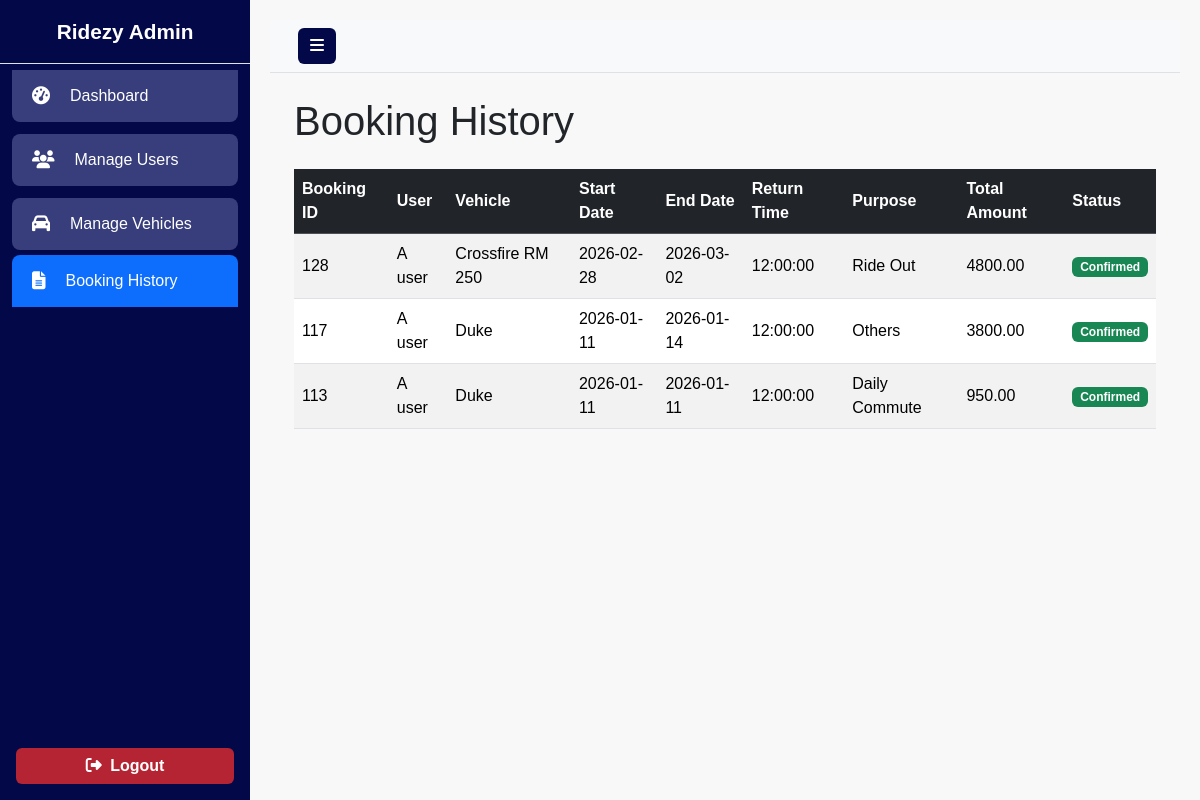
/admin/manage_bookings.php (signed in), run on the app's committed database.
### tables this page shows
CREATE TABLE `bookings` (
  `booking_id` int(11) NOT NULL,
  `user_id` int(11) NOT NULL,
  `vehicle_id` int(11) NOT NULL,
  `start_date` date NOT NULL,
  `end_date` date NOT NULL,
  `return_time` time NOT NULL,
  `purpose` varchar(255) NOT NULL,
  `total_amount` decimal(10,2) NOT NULL,
  `status` enum('Pending','Confirmed','Cancelled','Rejected') NOT NULL DEFAULT 'Pending',
  `notify_approved` tinyint(1) DEFAULT 0,
  `payment_status` enum('Pending','Paid') DEFAULT 'Pending',
  `returned_status` enum('Not Returned','Returned') DEFAULT 'Not Returned',
  `payment_date` datetime DEFAULT NULL,
  `returned_date` datetime DEFAULT NULL,
  `created_at` datetime DEFAULT current_timestamp(),
  `notify_end` tinyint(1) DEFAULT 1,
  `owner_updated` tinyint(1) DEFAULT 0,
  `end_popup_shown` tinyint(4) DEFAULT 0
);

CREATE TABLE `users` (
  `user_id` int(11) NOT NULL,
  `full_name` varchar(100) NOT NULL,
  `phone` varchar(15) DEFAULT NULL,
  `email` varchar(100) NOT NULL,
  `password` varchar(255) NOT NULL,
  `role` enum('user','owner','admin') NOT NULL DEFAULT 'user',
  `is_approved` tinyint(1) NOT NULL DEFAULT 0
);

CREATE TABLE `vehicles` (
  `vehicle_id` int(11) NOT NULL,
  `vehicle_name` varchar(100) NOT NULL,
  `vehicle_type` enum('Car','Bike','Truck','Other') NOT NULL,
  `plate_number` varchar(50) NOT NULL,
  `price_per_day` decimal(10,2) NOT NULL,
  `availability` enum('Available','Unavailable') DEFAULT 'Available',
  `description` text DEFAULT NULL,
  `image` varchar(255) DEFAULT NULL,
  `owner_id` int(11) DEFAULT NULL,
  `quantity` int(11) NOT NULL DEFAULT 1,
  `posted_date` datetime DEFAULT current_timestamp(),
  `is_approved` tinyint(1) NOT NULL DEFAULT 0,
  `booked_units` int(11) NOT NULL DEFAULT 0,
  `status` enum('Pending','Approved','Rejected') NOT NULL DEFAULT 'Pending'
);

### admin/manage_bookings.php (the view, shortened to what this page needs)
<?php
include('../db.php');
?>
<!DOCTYPE html>
<html lang="en">
<head>
    <link href="https://cdn.jsdelivr.net/npm/bootstrap@5.3.1/dist/css/bootstrap.min.css" rel="stylesheet">
    <link rel="stylesheet" href="https://cdnjs.cloudflare.com/ajax/libs/font-awesome/6.5.0/css/all.min.css">
    <link rel="stylesheet" href="../assets/css/admin.css?v=1">
</head>
<body>
<div class="d-flex" id="wrapper">
    <?php include('admin_sidebar.php'); ?>
    <div id="page-content-wrapper" class="flex-grow-1">
        <nav class="navbar navbar-expand-lg navbar-light bg-light border-bottom">
            <div class="container-fluid">
                <button class="btn btn-outline-primary" id="menu-toggle">
                    <i class="fas fa-bars"></i>
                </button>
            </div>
        </nav>
        <div class="container-fluid p-4">
            <h1 class="mb-4">Booking History</h1>
            <div class="table-responsive">
                <table class="table table-striped table-hover align-middle">
                    <thead class="table-dark">
                        <tr>
                            <th>Booking ID</th>
                            <th>User</th>
                            <th>Vehicle</th>
                            <th>Start Date</th>
                            <th>End Date</th>
                            <th>Return Time</th>
                            <th>Purpose</th>
                            <th>Total Amount</th>
                            <th>Status</th>
                        </tr>
                    </thead>
                    <tbody>
                        <?php
                        $query = mysqli_query($conn, "
                            SELECT
                                b.booking_id,
                                u.full_name AS user_name,
                                v.vehicle_name,
                                b.start_date,
                                b.end_date,
                                b.return_time,
                                b.purpose,
                                b.total_amount,
                                b.status
                            FROM bookings b
                            JOIN users u ON b.user_id = u.user_id
                            JOIN vehicles v ON b.vehicle_id = v.vehicle_id
                            ORDER BY b.booking_id DESC
                        ");
                        while($row = mysqli_fetch_assoc($query)) {
                            echo "<tr>
                                <td>{$row['booking_id']}</td>
                                <td>".htmlspecialchars($row['user_name'])."</td>
                                <td>".htmlspecialchars($row['vehicle_name'])."</td>
                                <td>{$row['start_date']}</td>
                                <td>{$row['end_date']}</td>
                                <td>{$row['return_time']}</td>
                                <td>".htmlspecialchars($row['purpose'])."</td>
                                <td>{$row['total_amount']}</td>
                                <td><span class='badge ".($row['status']=='Confirmed'?'bg-success':($row['status']=='Pending'?'bg-warning':'bg-danger'))."'>".ucfirst($row['status'])."</span></td>
                            </tr>";
                        }
                        ?>
                    </tbody>
                </table>
            </div>
        </div>
    </div>
</div>
</body>
</html>

### assets/css/admin.css (style rules this page uses)
body { font-family: 'Arial', sans-serif; overflow-x: hidden; }
#wrapper { display: flex; width: 100%; transition: all 0.3s; }
#page-content-wrapper { flex-grow: 1; transition: all 0.3s; padding: 0; }
.navbar { padding: 0.5rem 1rem; }
body { background: rgb(248, 248, 248) !important; }
#menu-toggle { background-color: #030948; color: #ffffff; border: none; }
#wrapper { display: flex; width: 100%; min-height: 100vh; overflow-x: hidden; }
#page-content-wrapper { flex: 1; width: 100%; transition: margin-left 0.3s ease; }

### admin/manage_bookings.php (style rules this page uses)
#page-content-wrapper { margin-left: 250px; transition: margin-left 0.3s ease; padding: 20px; }
table.table th, table.table td { vertical-align: middle; }

### admin/admin_sidebar.php (style rules this page uses)
#page-content-wrapper { margin-left: 250px; transition: margin-left 0.3s ease; }

### data on the page
bookings: booking_id "128", user.full_name "A user", vehicle.vehicle_name "Crossfire RM 250", start_date "2026-02-28", end_date "2026-03-02", return_time "12:00:00", purpose "Ride Out", total_amount "4800.00", status "Confirmed"
bookings: booking_id "117", user.full_name "A user", vehicle.vehicle_name "Duke", start_date "2026-01-11", end_date "2026-01-14", return_time "12:00:00", purpose "Others", total_amount "3800.00", status "Confirmed"
bookings: booking_id "113", user.full_name "A user", vehicle.vehicle_name "Duke", start_date "2026-01-11", end_date "2026-01-11", return_time "12:00:00", purpose "Daily Commute", total_amount "950.00", status "Confirmed"
